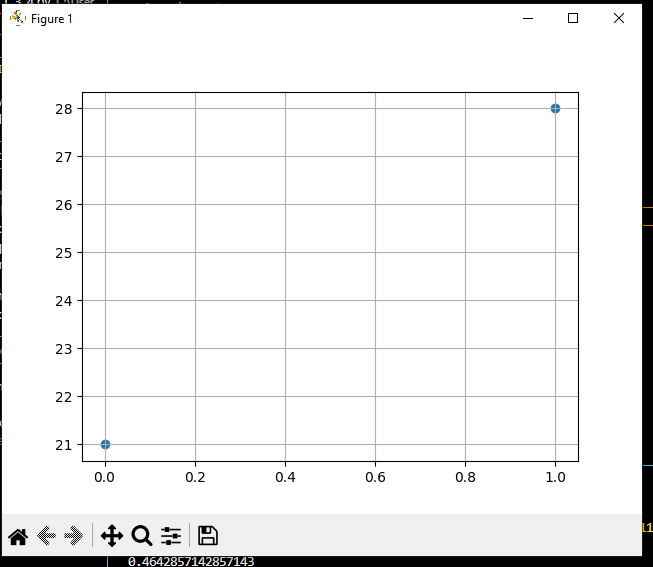

This chart was generated by the following Python code:

import matplotlib.pyplot as Grafiki
import random as Sluchaiynost
import numpy

Randlist = []
XList = []
for i in range(Sluchaiynost.randint(10,50)):
    Randlist.append(Sluchaiynost.randint(0,1))
    XList.append(i)

Sred = sum(Randlist)/len(Randlist)
print(Sred)
Mid = numpy.median(Randlist)
print(Mid)

YList = [0,0]
for i in Randlist:
    if i == 0:
        YList[0] = YList[0] + 1
    if i == 1:
        YList[1] = YList[1] + 1

Grafiki.grid()
Grafiki.scatter([0,1], YList)
Grafiki.show()
